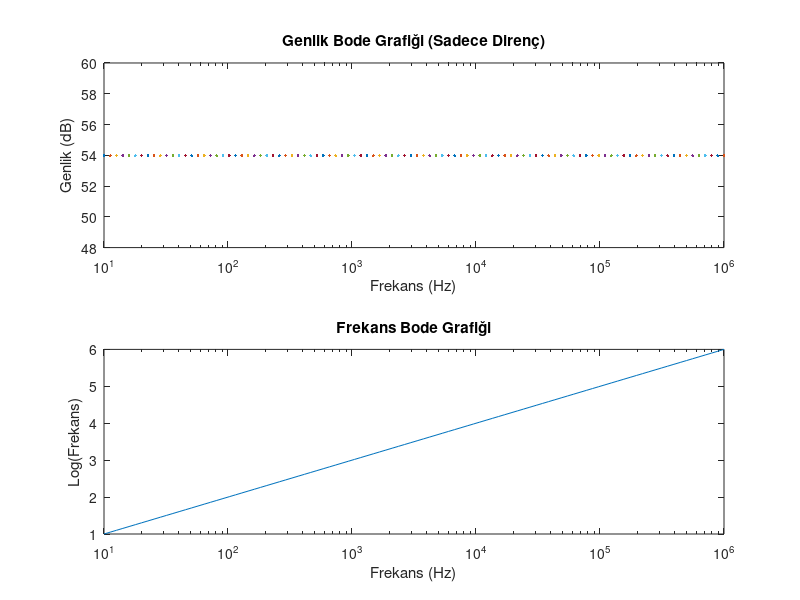

The MATLAB source for this figure:
% Devre Parametreleri
R = 500;  % Direnç (ohm)

% Frekans aralığı
f = logspace(1, 6, 100);   % 10 ile 10^6 arasında 100 adet logaritmik frekans değeri

% Genlik hesaplama
Vout = @(f) R;  % Sadece dirence bağlı olduğu için Vout değeri R olacaktır

% Genlik ve Frekans Bode Grafiği
figure;
subplot(2, 1, 1);
semilogx(f, 20*log10(Vout(f)));
xlabel('Frekans (Hz)');
ylabel('Genlik (dB)');
title('Genlik Bode Grafiği (Sadece Direnç)');

subplot(2, 1, 2);
semilogx(f, log10(f));
xlabel('Frekans (Hz)');
ylabel('Log(Frekans)');
title('Frekans Bode Grafiği');